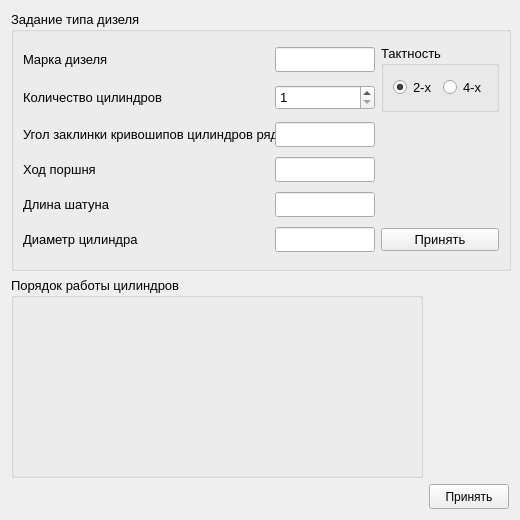
<?xml version="1.0" encoding="UTF-8"?>
<ui version="4.0">
 <class>WidgetDieselType</class>
 <widget class="QWidget" name="WidgetDieselType">
  <property name="geometry">
   <rect>
    <x>0</x>
    <y>0</y>
    <width>520</width>
    <height>520</height>
   </rect>
  </property>
  <property name="minimumSize">
   <size>
    <width>520</width>
    <height>520</height>
   </size>
  </property>
  <property name="windowTitle">
   <string>Form</string>
  </property>
  <layout class="QGridLayout" name="gridLayout_2">
   <item row="0" column="0">
    <widget class="QGroupBox" name="groupBox">
     <property name="minimumSize">
      <size>
       <width>500</width>
       <height>260</height>
      </size>
     </property>
     <property name="maximumSize">
      <size>
       <width>16777215</width>
       <height>16777215</height>
      </size>
     </property>
     <property name="font">
      <font>
       <pointsize>10</pointsize>
       <weight>50</weight>
       <bold>false</bold>
      </font>
     </property>
     <property name="title">
      <string>Задание типа дизеля</string>
     </property>
     <layout class="QGridLayout" name="gridLayout">
      <item row="5" column="0">
       <layout class="QHBoxLayout" name="horizontalLayout_7">
        <item>
         <widget class="QLabel" name="labelType_4">
          <property name="minimumSize">
           <size>
            <width>260</width>
            <height>25</height>
           </size>
          </property>
          <property name="maximumSize">
           <size>
            <width>260</width>
            <height>25</height>
           </size>
          </property>
          <property name="font">
           <font>
            <pointsize>10</pointsize>
           </font>
          </property>
          <property name="text">
           <string>Диаметр цилиндра</string>
          </property>
          <property name="alignment">
           <set>Qt::AlignLeading|Qt::AlignLeft|Qt::AlignVCenter</set>
          </property>
         </widget>
        </item>
        <item>
         <widget class="QLineEdit" name="lineEditDiameter">
          <property name="minimumSize">
           <size>
            <width>100</width>
            <height>25</height>
           </size>
          </property>
          <property name="maximumSize">
           <size>
            <width>100</width>
            <height>25</height>
           </size>
          </property>
          <property name="inputMethodHints">
           <set>Qt::ImhDigitsOnly</set>
          </property>
         </widget>
        </item>
        <item>
         <spacer name="horizontalSpacer_6">
          <property name="orientation">
           <enum>Qt::Horizontal</enum>
          </property>
          <property name="sizeHint" stdset="0">
           <size>
            <width>40</width>
            <height>20</height>
           </size>
          </property>
         </spacer>
        </item>
       </layout>
      </item>
      <item row="4" column="0">
       <layout class="QHBoxLayout" name="horizontalLayout_6">
        <item>
         <widget class="QLabel" name="labelType_3">
          <property name="minimumSize">
           <size>
            <width>260</width>
            <height>25</height>
           </size>
          </property>
          <property name="maximumSize">
           <size>
            <width>260</width>
            <height>25</height>
           </size>
          </property>
          <property name="font">
           <font>
            <pointsize>10</pointsize>
           </font>
          </property>
          <property name="text">
           <string>Длина шатуна</string>
          </property>
          <property name="alignment">
           <set>Qt::AlignLeading|Qt::AlignLeft|Qt::AlignVCenter</set>
          </property>
         </widget>
        </item>
        <item>
         <widget class="QLineEdit" name="lineEditLenght">
          <property name="minimumSize">
           <size>
            <width>100</width>
            <height>25</height>
           </size>
          </property>
          <property name="maximumSize">
           <size>
            <width>100</width>
            <height>25</height>
           </size>
          </property>
          <property name="inputMethodHints">
           <set>Qt::ImhDigitsOnly</set>
          </property>
         </widget>
        </item>
        <item>
         <spacer name="horizontalSpacer_5">
          <property name="orientation">
           <enum>Qt::Horizontal</enum>
          </property>
          <property name="sizeHint" stdset="0">
           <size>
            <width>40</width>
            <height>20</height>
           </size>
          </property>
         </spacer>
        </item>
       </layout>
      </item>
      <item row="0" column="1" rowspan="2">
       <widget class="QGroupBox" name="groupBoxTacticity">
        <property name="title">
         <string>Тактность</string>
        </property>
        <layout class="QHBoxLayout" name="horizontalLayout_3">
         <item>
          <widget class="QRadioButton" name="radioButtonTact2">
           <property name="text">
            <string>2-х</string>
           </property>
           <property name="checked">
            <bool>true</bool>
           </property>
          </widget>
         </item>
         <item>
          <widget class="QRadioButton" name="radioButtonTact4">
           <property name="text">
            <string>4-х</string>
           </property>
          </widget>
         </item>
        </layout>
       </widget>
      </item>
      <item row="3" column="0">
       <layout class="QHBoxLayout" name="horizontalLayout_5">
        <item>
         <widget class="QLabel" name="labelType_2">
          <property name="minimumSize">
           <size>
            <width>260</width>
            <height>25</height>
           </size>
          </property>
          <property name="maximumSize">
           <size>
            <width>260</width>
            <height>25</height>
           </size>
          </property>
          <property name="font">
           <font>
            <pointsize>10</pointsize>
           </font>
          </property>
          <property name="text">
           <string>Ход поршня</string>
          </property>
          <property name="alignment">
           <set>Qt::AlignLeading|Qt::AlignLeft|Qt::AlignVCenter</set>
          </property>
         </widget>
        </item>
        <item>
         <widget class="QLineEdit" name="lineEditStroke">
          <property name="minimumSize">
           <size>
            <width>100</width>
            <height>25</height>
           </size>
          </property>
          <property name="maximumSize">
           <size>
            <width>100</width>
            <height>25</height>
           </size>
          </property>
          <property name="inputMethodHints">
           <set>Qt::ImhDigitsOnly</set>
          </property>
         </widget>
        </item>
        <item>
         <spacer name="horizontalSpacer_4">
          <property name="orientation">
           <enum>Qt::Horizontal</enum>
          </property>
          <property name="sizeHint" stdset="0">
           <size>
            <width>40</width>
            <height>20</height>
           </size>
          </property>
         </spacer>
        </item>
       </layout>
      </item>
      <item row="0" column="0">
       <layout class="QHBoxLayout" name="horizontalLayout">
        <item>
         <widget class="QLabel" name="labelType">
          <property name="minimumSize">
           <size>
            <width>260</width>
            <height>25</height>
           </size>
          </property>
          <property name="maximumSize">
           <size>
            <width>260</width>
            <height>25</height>
           </size>
          </property>
          <property name="font">
           <font>
            <pointsize>10</pointsize>
           </font>
          </property>
          <property name="text">
           <string>Марка дизеля</string>
          </property>
          <property name="alignment">
           <set>Qt::AlignLeading|Qt::AlignLeft|Qt::AlignVCenter</set>
          </property>
         </widget>
        </item>
        <item>
         <widget class="QLineEdit" name="lineEditDieselType">
          <property name="minimumSize">
           <size>
            <width>100</width>
            <height>25</height>
           </size>
          </property>
          <property name="maximumSize">
           <size>
            <width>100</width>
            <height>25</height>
           </size>
          </property>
          <property name="inputMethodHints">
           <set>Qt::ImhNone</set>
          </property>
         </widget>
        </item>
        <item>
         <spacer name="horizontalSpacer">
          <property name="orientation">
           <enum>Qt::Horizontal</enum>
          </property>
          <property name="sizeHint" stdset="0">
           <size>
            <width>40</width>
            <height>20</height>
           </size>
          </property>
         </spacer>
        </item>
       </layout>
      </item>
      <item row="2" column="0">
       <layout class="QHBoxLayout" name="horizontalLayout_4">
        <item>
         <widget class="QLabel" name="labelZ">
          <property name="minimumSize">
           <size>
            <width>260</width>
            <height>25</height>
           </size>
          </property>
          <property name="maximumSize">
           <size>
            <width>260</width>
            <height>25</height>
           </size>
          </property>
          <property name="text">
           <string>Угол заклинки кривошипов цилиндров ряда</string>
          </property>
         </widget>
        </item>
        <item>
         <widget class="QLineEdit" name="lineEditAngleZ">
          <property name="minimumSize">
           <size>
            <width>100</width>
            <height>25</height>
           </size>
          </property>
          <property name="maximumSize">
           <size>
            <width>100</width>
            <height>25</height>
           </size>
          </property>
          <property name="inputMethodHints">
           <set>Qt::ImhDigitsOnly</set>
          </property>
         </widget>
        </item>
        <item>
         <spacer name="horizontalSpacer_3">
          <property name="orientation">
           <enum>Qt::Horizontal</enum>
          </property>
          <property name="sizeHint" stdset="0">
           <size>
            <width>40</width>
            <height>20</height>
           </size>
          </property>
         </spacer>
        </item>
       </layout>
      </item>
      <item row="1" column="0">
       <layout class="QHBoxLayout" name="horizontalLayout_2">
        <item>
         <widget class="QLabel" name="labelCount">
          <property name="minimumSize">
           <size>
            <width>260</width>
            <height>25</height>
           </size>
          </property>
          <property name="maximumSize">
           <size>
            <width>260</width>
            <height>25</height>
           </size>
          </property>
          <property name="text">
           <string>Количество цилиндров</string>
          </property>
          <property name="alignment">
           <set>Qt::AlignLeading|Qt::AlignLeft|Qt::AlignVCenter</set>
          </property>
         </widget>
        </item>
        <item>
         <widget class="QSpinBox" name="spinBoxCylindersCount">
          <property name="minimumSize">
           <size>
            <width>100</width>
            <height>25</height>
           </size>
          </property>
          <property name="maximumSize">
           <size>
            <width>100</width>
            <height>16777215</height>
           </size>
          </property>
          <property name="minimum">
           <number>1</number>
          </property>
          <property name="maximum">
           <number>30</number>
          </property>
         </widget>
        </item>
        <item>
         <spacer name="horizontalSpacer_2">
          <property name="orientation">
           <enum>Qt::Horizontal</enum>
          </property>
          <property name="sizeHint" stdset="0">
           <size>
            <width>40</width>
            <height>20</height>
           </size>
          </property>
         </spacer>
        </item>
       </layout>
      </item>
      <item row="5" column="1">
       <widget class="QPushButton" name="acceptButton">
        <property name="text">
         <string>Принять</string>
        </property>
       </widget>
      </item>
     </layout>
    </widget>
   </item>
   <item row="1" column="0">
    <widget class="QGroupBox" name="groupBoxCylinders">
     <property name="minimumSize">
      <size>
       <width>200</width>
       <height>200</height>
      </size>
     </property>
     <property name="maximumSize">
      <size>
       <width>16777215</width>
       <height>16777215</height>
      </size>
     </property>
     <property name="font">
      <font>
       <pointsize>10</pointsize>
      </font>
     </property>
     <property name="title">
      <string>Порядок работы цилиндров</string>
     </property>
    </widget>
   </item>
   <item row="3" column="1">
    <widget class="QPushButton" name="acceptButton2">
     <property name="maximumSize">
      <size>
       <width>80</width>
       <height>25</height>
      </size>
     </property>
     <property name="text">
      <string>Принять</string>
     </property>
    </widget>
   </item>
  </layout>
 </widget>
 <resources/>
 <connections/>
</ui>
